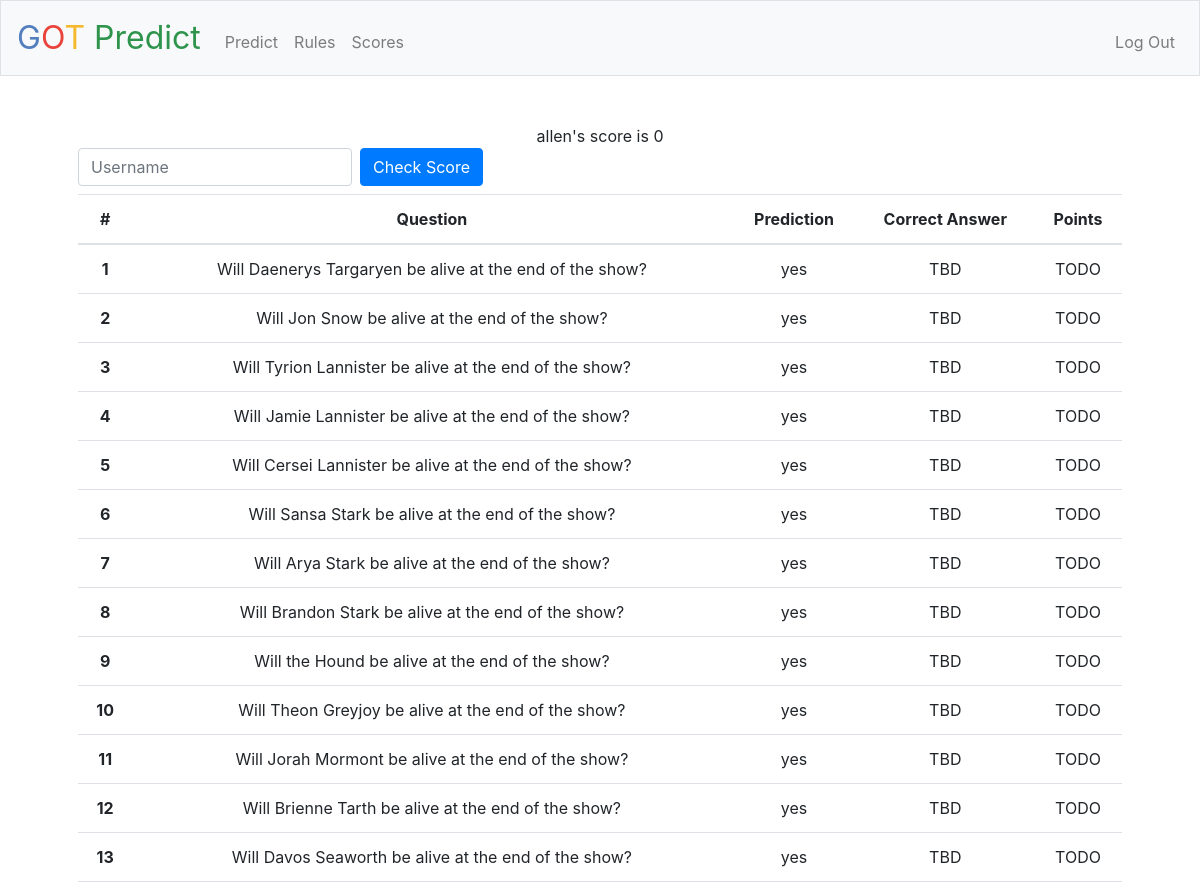
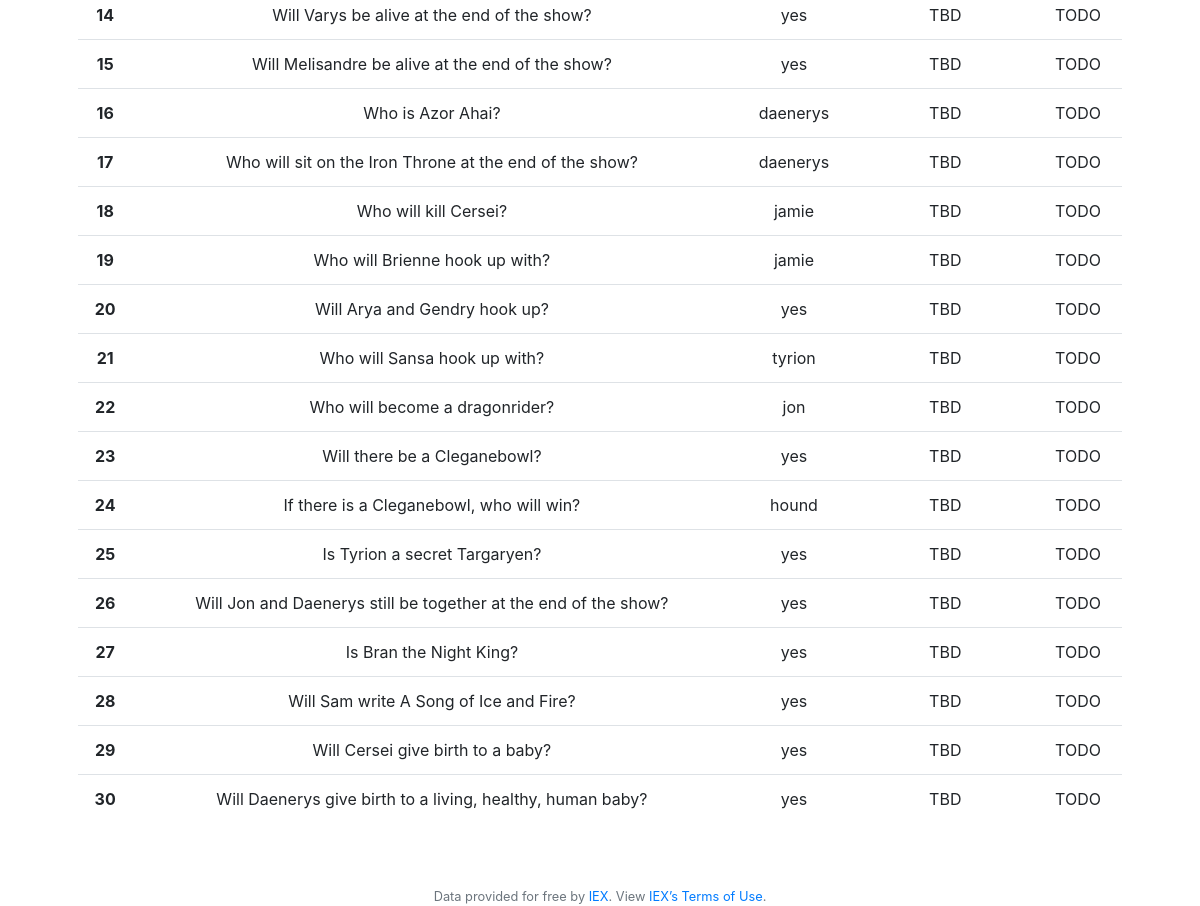
Screenshot of /scores (signed in) with the database file from the repository (2 pictures, top to bottom).
### app/models.py (models this page shows, shortened)
class User(db.Model):
    id = db.Column(db.Integer, primary_key=True)
    username = db.Column(db.String(64), index=True, unique=True)
    email = db.Column(db.String(120), index=True, unique=True)
    password_hash = db.Column(db.String(128))
    score = db.Column(db.Integer)
    responses = db.relationship('Response', backref='author', lazy='dynamic')

class Response(db.Model):
    id = db.Column(db.Integer, primary_key=True)
    q1 = db.Column(db.String(64))
    q2 = db.Column(db.String(64))
    q3 = db.Column(db.String(64))
    q4 = db.Column(db.String(64))
    q5 = db.Column(db.String(64))
    q6 = db.Column(db.String(64))
    q7 = db.Column(db.String(64))
    q8 = db.Column(db.String(64))
    q9 = db.Column(db.String(64))
    q10 = db.Column(db.String(64))
    q11 = db.Column(db.String(64))
    q12 = db.Column(db.String(64))
    q13 = db.Column(db.String(64))
    q14 = db.Column(db.String(64))
    q15 = db.Column(db.String(64))
    q16 = db.Column(db.String(64))
    q17 = db.Column(db.String(64))
    q18 = db.Column(db.String(64))
    q19 = db.Column(db.String(64))
    q20 = db.Column(db.String(64))
    q21 = db.Column(db.String(64))
    q22 = db.Column(db.String(64))
    q23 = db.Column(db.String(64))
    q24 = db.Column(db.String(64))
    q25 = db.Column(db.String(64))
    q26 = db.Column(db.String(64))
    q27 = db.Column(db.String(64))
    q28 = db.Column(db.String(64))
    q29 = db.Column(db.String(64))
    q30 = db.Column(db.String(64))
    score = db.Column(db.Integer)
    rank = db.Column(db.String(64))
    timestamp = db.Column(db.DateTime, index=True, default=datetime.utcnow)
    user_id = db.Column(db.Integer, db.ForeignKey('user.id'))

### app/routes.py (the view)
@app.route("/scores", methods=["GET", "POST"])
@login_required
def scores():
    if request.method == "POST":
        author = User.query.filter_by(username=request.form.get("username")).first()
        response = Response.query.filter_by(author=author).first()
        if response is None:
            flash("That user hasn't made any predictions")
            return render_template("rules.html")
        score = calculate_score(response)
        return render_template("scores.html", author=author, response=response, score=score)
    else:
        author = User.query.filter_by(id=session["user_id"]).first()
        response = Response.query.filter_by(author=author).first()
        if response is None:
            flash("Make your predictions before seeing your score")
            return render_template("predict.html")
        score = calculate_score(response)
        return render_template("scores.html", author=author, response=response, score=score)

### app/helpers.py (called while the page is built)
def login_required(f):
    @wraps(f)
    def decorated_function(*args, **kwargs):
        if session.get("user_id") is None:
            return redirect("/login")
        return f(*args, **kwargs)
    return decorated_function

### app/templates/scores.html (shortened to what this page needs)
{% extends "layout.html" %}
{% block main %}
{{ author.username }}'s score is {{ score }}
<form class="form-inline" action="/scores" method="post">
    <input type="text" class="form-control mb-2 mr-sm-2" placeholder="Username" name="username">
    <button type="submit" class="btn btn-primary mb-2">Check Score</button>
</form>
<table class="table">
    <thead>
        <th scope="col">#</th>
        <th scope="col">Question</th>
        <th scope="col">Prediction</th>
        <th scope="col">Correct Answer</th>
        <th scope="col">Points</th>
    </thead>
    <tbody>
        <tr>
            <th scope="row">1</th>
            <td>Will Daenerys Targaryen be alive at the end of the show?</td>
            <td>{{ response.q1 }}</td>
            <td>TBD</td>
            <td>TODO</td>
        </tr>
        <tr>
            <th scope="row">2</th>
            <td>Will Jon Snow be alive at the end of the show?</td>
            <td>{{ response.q2 }}</td>
            <td>TBD</td>
            <td>TODO</td>
        </tr>
        <tr>
            <th scope="row">3</th>
            <td>Will Tyrion Lannister be alive at the end of the show?</td>
            <td>{{ response.q3 }}</td>
            <td>TBD</td>
            <td>TODO</td>
        </tr>
        <tr>
            <th scope="row">4</th>
            <td>Will Jamie Lannister be alive at the end of the show?</td>
            <td>{{ response.q4 }}</td>
            <td>TBD</td>
            <td>TODO</td>
        </tr>
        <tr>
            <th scope="row">5</th>
            <td>Will Cersei Lannister be alive at the end of the show?</td>
            <td>{{ response.q5 }}</td>
            <td>TBD</td>
            <td>TODO</td>
        </tr>
        <tr>
            <th scope="row">6</th>
            <td>Will Sansa Stark be alive at the end of the show?</td>
            <td>{{ response.q6 }}</td>
            <td>TBD</td>
            <td>TODO</td>
        </tr>
        <tr>
            <th scope="row">7</th>
            <td>Will Arya Stark be alive at the end of the show?</td>
            <td>{{ response.q7 }}</td>
            <td>TBD</td>
            <td>TODO</td>
        </tr>
        <tr>
            <th scope="row">8</th>
            <td>Will Brandon Stark be alive at the end of the show?</td>
            <td>{{ response.q8 }}</td>
            <td>TBD</td>
            <td>TODO</td>
        </tr>
        <tr>
            <th scope="row">9</th>
            <td>Will the Hound be alive at the end of the show?</td>
            <td>{{ response.q9 }}</td>
            <td>TBD</td>
            <td>TODO</td>
        </tr>
        <tr>
            <th scope="row">10</th>
            <td>Will Theon Greyjoy be alive at the end of the show?</td>
            <td>{{ response.q10 }}</td>
            <td>TBD</td>
            <td>TODO</td>
        </tr>
        <tr>
            <th scope="row">11</th>
            <td>Will Jorah Mormont be alive at the end of the show?</td>
            <td>{{ response.q11 }}</td>
            <td>TBD</td>
            <td>TODO</td>
        </tr>
        <tr>
            <th scope="row">12</th>
            <td>Will Brienne Tarth be alive at the end of the show?</td>
            <td>{{ response.q12 }}</td>
            <td>TBD</td>
            <td>TODO</td>
        </tr>
        <tr>
            <th scope="row">13</th>
            <td>Will Davos Seaworth be alive at the end of the show?</td>
            <td>{{ response.q13 }}</td>
            <td>TBD</td>
            <td>TODO</td>
        </tr>
        <tr>
            <th scope="row">14</th>
            <td>Will Varys be alive at the end of the show?</td>
            <td>{{ response.q14 }}</td>
            <td>TBD</td>
            <td>TODO</td>
        </tr>
        <tr>
            <th scope="row">15</th>
            <td>Will Melisandre be alive at the end of the show?</td>
            <td>{{ response.q15 }}</td>
            <td>TBD</td>
            <td>TODO</td>
        </tr>
        <tr>
            <th scope="row">16</th>
            <td>Who is Azor Ahai?</td>
            <td>{{ response.q16 }}</td>
            <td>TBD</td>
            <td>TODO</td>
        </tr>
        <tr>
            <th scope="row">17</th>
            <td>Who will sit on the Iron Throne at the end of the show?</td>
            <td>{{ response.q17 }}</td>
            <td>TBD</td>
            <td>TODO</td>
        </tr>
        <tr>
            <th scope="row">18</th>
            <td>Who will kill Cersei?</td>
            <td>{{ response.q18 }}</td>
            <td>TBD</td>
            <td>TODO</td>
        </tr>
        <tr>
            <th scope="row">19</th>
            <td>Who will Brienne hook up with?</td>
            <td>{{ response.q19 }}</td>
            <td>TBD</td>
            <td>TODO</td>
        </tr>
        <tr>
            <th scope="row">20</th>
            <td>Will Arya and Gendry hook up?</td>
            <td>{{ response.q20 }}</td>
            <td>TBD</td>
            <td>TODO</td>
        </tr>
        <tr>
            <th scope="row">21</th>
            <td>Who will Sansa hook up with?</td>
            <td>{{ response.q21 }}</td>
            <td>TBD</td>
            <td>TODO</td>
        </tr>
        <tr>
            <th scope="row">22</th>
            <td>Who will become a dragonrider?</td>
            <td>{{ response.q22 }}</td>
            <td>TBD</td>
            <td>TODO</td>
        </tr>
        <tr>
            <th scope="row">23</th>
            <td>Will there be a Cleganebowl?</td>
            <td>{{ response.q23 }}</td>
            <td>TBD</td>
            <td>TODO</td>
        </tr>
        <tr>
            <th scope="row">24</th>
            <td>If there is a Cleganebowl, who will win?</td>
            <td>{{ response.q24 }}</td>
            <td>TBD</td>
            <td>TODO</td>
        </tr>
        <tr>
            <th scope="row">25</th>
            <td>Is Tyrion a secret Targaryen?</td>
            <td>{{ response.q25 }}</td>
            <td>TBD</td>
            <td>TODO</td>
        </tr>
        <tr>
            <th scope="row">26</th>
            <td>Will Jon and Daenerys still be together at the end of the show?</td>
            <td>{{ response.q26 }}</td>
            <td>TBD</td>
            <td>TODO</td>
        </tr>
        <tr>
            <th scope="row">27</th>
            <td>Is Bran the Night King?</td>
            <td>{{ response.q27 }}</td>
            <td>TBD</td>
            <td>TODO</td>
        </tr>
        <tr>
            <th scope="row">28</th>
            <td>Will Sam write A Song of Ice and Fire?</td>
            <td>{{ response.q28 }}</td>
            <td>TBD</td>
            <td>TODO</td>
        </tr>
        <tr>
            <th scope="row">29</th>
            <td>Will Cersei give birth to a baby?</td>
            <td>{{ response.q29 }}</td>
            <td>TBD</td>
            <td>TODO</td>
        </tr>
        <tr>
            <th scope="row">30</th>
            <td>Will Daenerys give birth to a living, healthy, human baby?</td>
            <td>{{ response.q30 }}</td>
            <td>TBD</td>
            <td>TODO</td>
        </tr>
    </tbody>
</table>
{% endblock %}

### app/static/styles.css (style rules this page uses)
main .form-control { display: inline-block; width: auto; }

### rows the page displays
User: username "allen"
Response: q1 "yes", q2 "yes", q3 "yes", q4 "yes", q5 "yes", q6 "yes", q7 "yes", q8 "yes", q9 "yes", q10 "yes", q11 "yes", q12 "yes", q13 "yes", q14 "yes", q15 "yes", q16 "daenerys", q17 "daenerys", q18 "jamie", q19 "jamie", q20 "yes", q21 "tyrion", q22 "jon", q23 "yes", q24 "hound", q25 "yes", q26 "yes", q27 "yes", q28 "yes", q29 "yes", q30 "yes"

### other values shown
{{ score }} "0"
